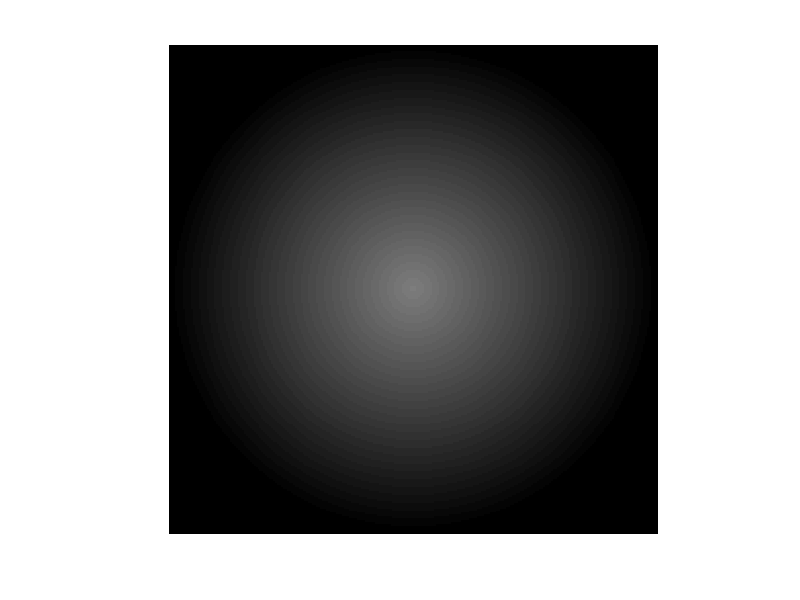

MATLAB code for this plot:
clear all;clc;
ancho = 250;
alto = 250;

%% Degradado Der -> Izq
% subplot(2,2,1)
for i=1:ancho
    A(1:alto,i)=uint8(ancho-i);
end
imshow(A);

%% Degradado Izq -> Der
% subplot(2,2,2)
for i=1:ancho
    A(1:alto,i)=uint8(i);
end
imshow(A);

%% Degradado radial Ad -> Af
% subplot(2,2,3)
for i=1:ancho
    for j=1:alto
        distr = sqrt((ancho/2-i)^2+(alto/2-j)^2);
        A(j,i)=uint8(distr);
    end
end
imshow(A);

%% Degradado radial Af -> Ad
% subplot(2,2,4)
for i=1:ancho
    for j=1:alto
        distr = sqrt((ancho/2-i)^2+(alto/2-j)^2);
        A(j,i)=uint8(0.5*ancho-distr);
    end
end
imshow(A);
